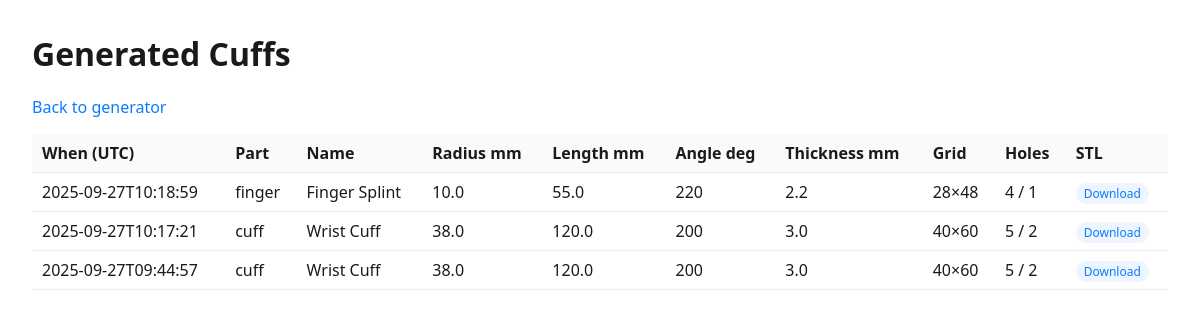
The app's page /history with its own data.
### tables this page shows
CREATE TABLE configs (
            id INTEGER PRIMARY KEY AUTOINCREMENT,
            created_at TEXT NOT NULL,
            name TEXT,
            inner_radius_mm REAL,
            length_mm REAL,
            arc_deg REAL,
            thickness_mm REAL,
            grid_u INTEGER,
            grid_v INTEGER,
            hole_every_n INTEGER,
            hole_size_cells INTEGER,
            filename TEXT NOT NULL
        , part TEXT DEFAULT 'cuff');

### app.py (the view)
    @app.route("/history")
    def history():
        rows = list_configs(g.db)
        return render_template("history.html", rows=rows)

### app.py (called while the page is built)
def get_db():
    conn = sqlite3.connect(DB_PATH)
    conn.row_factory = sqlite3.Row
    return conn

def ensure_schema(conn: sqlite3.Connection):
    conn.execute(
        """
        CREATE TABLE IF NOT EXISTS configs (
            id INTEGER PRIMARY KEY AUTOINCREMENT,
            created_at TEXT NOT NULL,
            part TEXT DEFAULT 'cuff',
            name TEXT,
            inner_radius_mm REAL,
            length_mm REAL,
            arc_deg REAL,
            thickness_mm REAL,
            grid_u INTEGER,
            grid_v INTEGER,
            hole_every_n INTEGER,
            hole_size_cells INTEGER,
            filename TEXT NOT NULL
        )
        """
    )
    cols = {row[1] for row in conn.execute("PRAGMA table_info(configs)")}
    if "part" not in cols:
        conn.execute("ALTER TABLE configs ADD COLUMN part TEXT DEFAULT 'cuff'")
    conn.commit()

def list_configs(conn: sqlite3.Connection):
    cur = conn.cursor()
    cur.execute("SELECT * FROM configs ORDER BY id DESC")
    return cur.fetchall()

### templates/history.html (shortened to what this page needs)
<!doctype html>
<html>
  <head>
  </head>
  <body>
    <h1>Generated Cuffs</h1>
    <p><a href="{{ url_for('index') }}">Back to generator</a></p>
    <table>
      <thead>
        <tr>
          <th>When (UTC)</th>
          <th>Part</th>
          <th>Name</th>
          <th>Radius mm</th>
          <th>Length mm</th>
          <th>Angle deg</th>
          <th>Thickness mm</th>
          <th>Grid</th>
          <th>Holes</th>
          <th>STL</th>
        </tr>
      </thead>
      <tbody>
        {% for r in rows %}
        <tr>
          <td>{{ r.created_at }}</td>
          <td>{{ r.part or 'cuff' }}</td>
          <td>{{ r.name }}</td>
          <td>{{ '%.1f'|format(r.inner_radius_mm) }}</td>
          <td>{{ '%.1f'|format(r.length_mm) }}</td>
          <td>{{ '%.0f'|format(r.arc_deg) }}</td>
          <td>{{ '%.1f'|format(r.thickness_mm) }}</td>
          <td>{{ r.grid_u }}×{{ r.grid_v }}</td>
          <td>{{ r.hole_every_n }} / {{ r.hole_size_cells }}</td>
          <td><a class="pill" href="{{ url_for('download', cfg_id=r.id) }}">Download</a></td>
        </tr>
        {% else %}
        <tr><td colspan="9">No items yet.</td></tr>
        {% endfor %}
      </tbody>
    </table>
  </body>
  </html>

### templates/history.html (style rules this page uses)
body { font-family: system-ui, Arial, sans-serif; margin: 2rem; color: #1a1a1a; }
a { color: #0a7cff; text-decoration: none; }
table { border-collapse: collapse; width: 100%; }
th, td { text-align: left; padding: 8px 10px; border-bottom: 1px solid #eee; }
th { background: #fafafa; }
.pill { background: #eef5ff; color: #0a7cff; padding: 2px 8px; border-radius: 999px; font-size: 12px; }

### records on screen
configs: created_at "2025-09-27T10:18:59", part "finger", name "Finger Splint", inner_radius_mm "10.0", length_mm "55.0", arc_deg "220", thickness_mm "2.2", grid_u "28", grid_v "48", hole_every_n "4", hole_size_cells "1"
configs: created_at "2025-09-27T10:17:21", part "cuff", name "Wrist Cuff", inner_radius_mm "38.0", length_mm "120.0", arc_deg "200", thickness_mm "3.0", grid_u "40", grid_v "60", hole_every_n "5", hole_size_cells "2"
configs: created_at "2025-09-27T09:44:57", part "cuff", name "Wrist Cuff", inner_radius_mm "38.0", length_mm "120.0", arc_deg "200", thickness_mm "3.0", grid_u "40", grid_v "60", hole_every_n "5", hole_size_cells "2"
